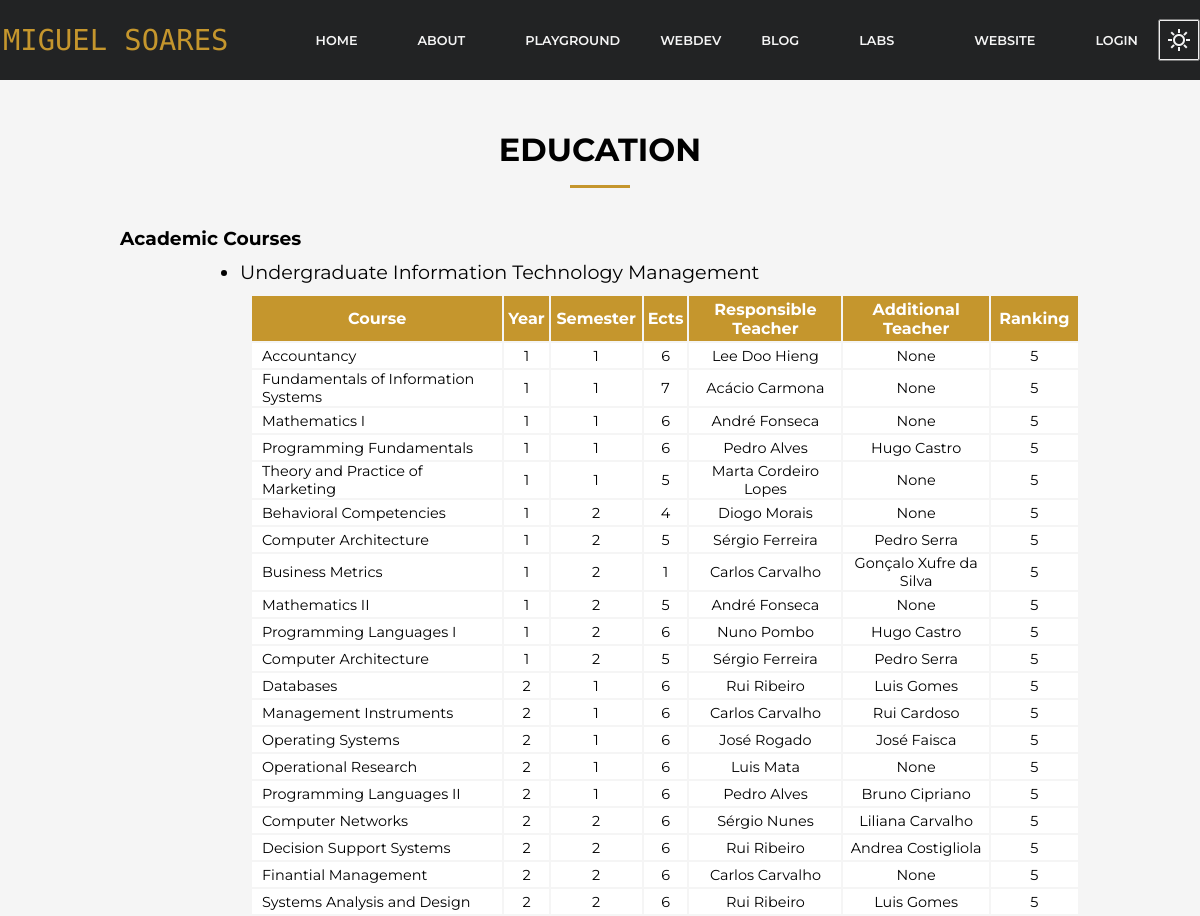
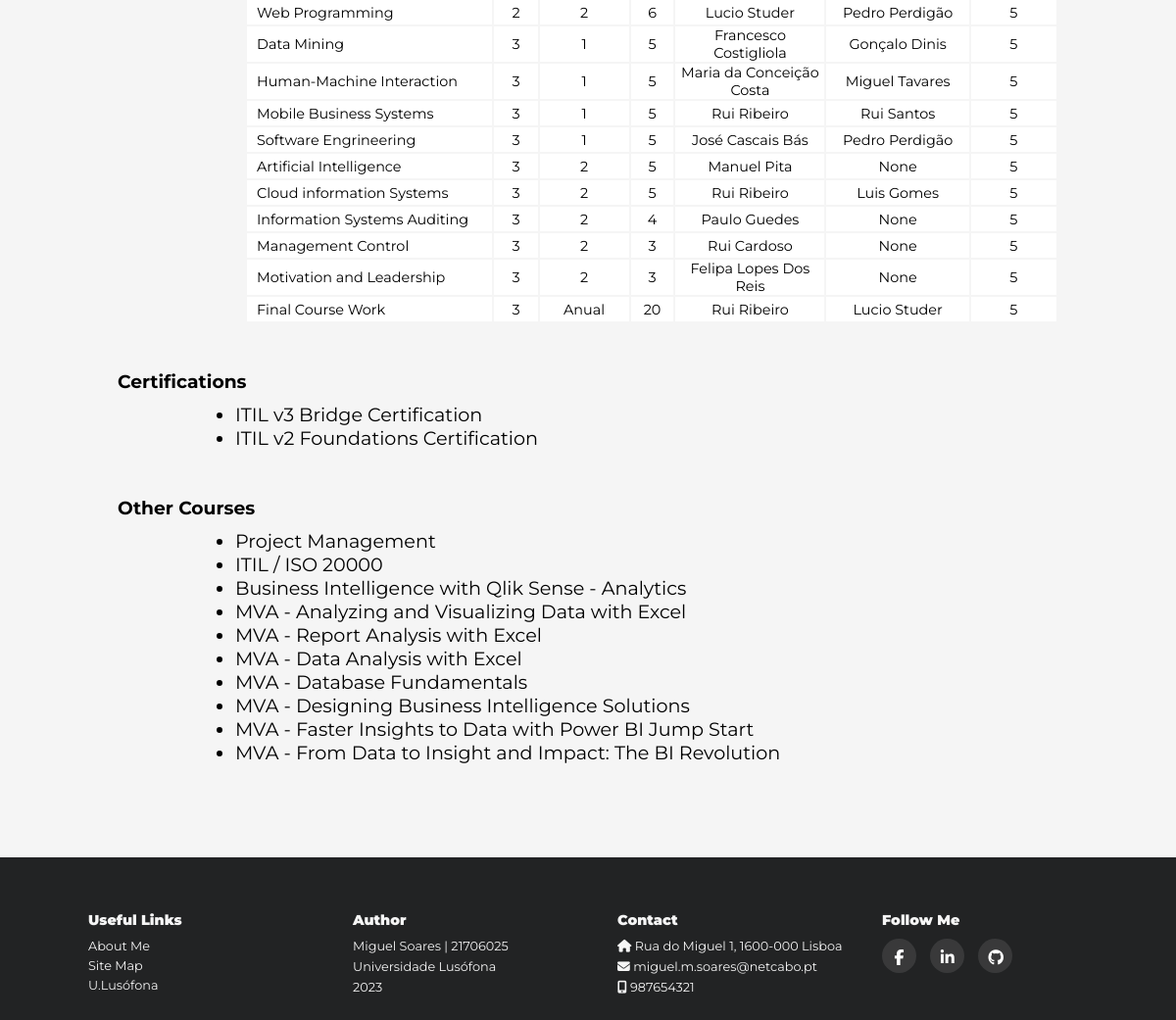
Screenshot of /courses with the database file from the repository (2 pictures, top to bottom).
### portfolio/models.py (models this page shows, shortened)
class Academic(models.Model):
    academic = models.CharField(max_length=50)

class CurricularUnit(models.Model):
    curricular_unit = models.CharField(max_length=50, default='')
    link = models.URLField()
    year = models.CharField(max_length=5, default='')
    semester = models.CharField(max_length=5, default='1')
    ects = models.IntegerField(default=1)
    responsible_teacher = models.ForeignKey(Teacher, on_delete=models.CASCADE, related_name='responsible_teachers',
                                            null=True, blank=True, default='')
    additional_teacher = models.ForeignKey(Teacher, on_delete=models.CASCADE, related_name='additional_teachers',
                                           null=True, blank=True, default='')
    ranking = models.PositiveIntegerField(default=5, validators=[MinValueValidator(1), MaxValueValidator(5)])
    academic = models.ForeignKey(Academic, on_delete=models.CASCADE, related_name='curricular_units')

class Teacher(models.Model):
    name = models.CharField(max_length=50)
    link = models.URLField(null=True, blank=True)
    def __str__(self):
        return self.name

class Certification(models.Model):
    certification = models.CharField(max_length=50)

class OtherCourse(models.Model):
    course = models.CharField(max_length=70)

### portfolio/views.py (the view)
# urls.py: path('courses', views.courses_page_view, name='courses'),
def courses_page_view(request):
    AcademicsList = Academic.objects.all()
    CurricularUnitsList = CurricularUnit.objects.all()
    OtherCoursesList = OtherCourse.objects.all()
    CertificationsList = Certification.objects.all()
    context = {'AcademicsList': AcademicsList,
               'OtherCoursesList': OtherCoursesList,
               'CertificationsList': CertificationsList,
               'CurricularUnitsList': CurricularUnitsList}
    return render(request, 'portfolio/courses.html', context)

### portfolio/templates/portfolio/courses.html (shortened to what this page needs)
{% extends 'portfolio/layout.html' %}
{% load static %}
{% block main %}
<h1 class="titulo-pagina">EDUCATION</h1>
<div class="page_content_formatting_10">
<h3 class="subject_title_formatting">Academic Courses</h3>
<div class="courses-lists">
    <ul>
        {% for academic in AcademicsList %}
        <li>{{ academic.academic }}</li>
        {% endfor %}
    </ul>
</div>
<table class="courses-tables" id="tables" border="0">
    <tr>
        <th width="350px" height="45px">Course</th>
        <th width="50px" height="45px">Year</th>
        <th width="100px" height="45px">Semester</th>
        <th width="50px" height="45px">Ects</th>
        <th width="190px" height="45px">Responsible Teacher</th>
        <th width="190px" height="45px">Additional Teacher</th>
        <th width="100px" height="45px">Ranking</th>
    </tr>
    {% for curricularUnit in CurricularUnitsList %}
    <tr>
        <td><a style="text-decoration: none" href= {{ curricularUnit.link }} target="_blank">{{ curricularUnit.curricular_unit }}</a></td>
        <td>{{ curricularUnit.year }}</td>
        <td>{{ curricularUnit.semester }}</td>
        <td>{{ curricularUnit.ects }}</td>
        <td>{{ curricularUnit.responsible_teacher }}</td>
        <td>{{ curricularUnit.additional_teacher }}</td>
        <td>{{ curricularUnit.ranking }}</td>
    </tr>
    {% endfor %}
</table>
<h3 class="subject_title_formatting">Certifications</h3>
<div class="courses-lists">
    <ul>
        {% for certification in CertificationsList %}
        <li>{{ certification.certification }}</li>
        {% endfor %}
    </ul>
</div>
<h3 class="subject_title_formatting">Other Courses</h3>
<div class="courses-lists">
    <ul>
        {% for course in OtherCoursesList %}
        <li>{{ course.course }}</li>
        {% endfor %}
    </ul>
</div>
</div>
{% endblock %}

### portfolio/static/portfolio/css/style-light.css (style rules this page uses)
* { font-family: 'Montserrat', sans-serif; box-sizing: border-box; padding: 0; margin: 0; }
a { color: black; }
.titulo-pagina { display: flex; justify-content: center; position: relative; width: 100%; margin-top: 40px; margin-bottom: 40px; align-self: center; padding: 10px; font-size: 2rem; }
.titulo-pagina::after { content: ""; display: flex; align-self: center; position: absolute; left: 47.5%; bottom: -15%; background-color: #c5962d; height: 3px; box-sizing: border-box; width: 5%; }
.subject_title_formatting { margin-top: 5%; margin-bottom: 1%; }
.page_content_formatting_10 { margin-left: 10%; margin-right: 10%; }
.courses-lists { font-size: 1.2rem; height: auto; text-align: left; margin-left: 120px; margin-top: 10px; display: flex; }
.courses-tables { font-size: 0.9rem; height: auto; width: auto; text-align: left; margin-left: 130px; margin-top: 10px; margin-bottom: 20px; display: flex; left: 40px; }
#tables tr { background-color: white; height: 25px; padding-left: 5px; padding-right: 5px; }
#tables tr:nth-child(1) { background-color: #c5962d; color: white; font-size: 1rem; text-align: center; }
#tables td { text-align: center; padding-left: 5px; padding-right: 5px; }
#tables td:nth-child(1) { padding-left: 10px; text-align: left; color: black; }

### rows the page displays
Academic: academic "Undergraduate Information Technology Management"
CurricularUnit: curricular_unit "Accountancy", year "1", semester "1", ects "6", responsible_teacher "Lee Doo Hieng", additional_teacher "None", ranking "5"
CurricularUnit: curricular_unit "Fundamentals of Information Systems", year "1", semester "1", ects "7", responsible_teacher "Acácio Carmona", additional_teacher "None", ranking "5"
CurricularUnit: curricular_unit "Mathematics I", year "1", semester "1", ects "6", responsible_teacher "André Fonseca", additional_teacher "None", ranking "5"
CurricularUnit: curricular_unit "Programming Fundamentals", year "1", semester "1", ects "6", responsible_teacher "Pedro Alves", additional_teacher "Hugo Castro", ranking "5"
CurricularUnit: curricular_unit "Theory and Practice of Marketing", year "1", semester "1", ects "5", responsible_teacher "Marta Cordeiro Lopes", additional_teacher "None", ranking "5"
CurricularUnit: curricular_unit "Behavioral Competencies", year "1", semester "2", ects "4", responsible_teacher "Diogo Morais", additional_teacher "None", ranking "5"
CurricularUnit: curricular_unit "Computer Architecture", year "1", semester "2", ects "5", responsible_teacher "Sérgio Ferreira", additional_teacher "Pedro Serra", ranking "5"
CurricularUnit: curricular_unit "Business Metrics", year "1", semester "2", ects "1", responsible_teacher "Carlos Carvalho", additional_teacher "Gonçalo Xufre da Silva", ranking "5"
CurricularUnit: curricular_unit "Mathematics II", year "1", semester "2", ects "5", responsible_teacher "André Fonseca", additional_teacher "None", ranking "5"
CurricularUnit: curricular_unit "Programming Languages I", year "1", semester "2", ects "6", responsible_teacher "Nuno Pombo", additional_teacher "Hugo Castro", ranking "5"
CurricularUnit: curricular_unit "Computer Architecture", year "1", semester "2", ects "5", responsible_teacher "Sérgio Ferreira", additional_teacher "Pedro Serra", ranking "5"
CurricularUnit: curricular_unit "Databases", year "2", semester "1", ects "6", responsible_teacher "Rui Ribeiro", additional_teacher "Luis Gomes", ranking "5"
CurricularUnit: curricular_unit "Management Instruments", year "2", semester "1", ects "6", responsible_teacher "Carlos Carvalho", additional_teacher "Rui Cardoso", ranking "5"
CurricularUnit: curricular_unit "Operating Systems", year "2", semester "1", ects "6", responsible_teacher "José Rogado", additional_teacher "José Faisca", ranking "5"
CurricularUnit: curricular_unit "Operational Research", year "2", semester "1", ects "6", responsible_teacher "Luis Mata", additional_teacher "None", ranking "5"
CurricularUnit: curricular_unit "Programming Languages II", year "2", semester "1", ects "6", responsible_teacher "Pedro Alves", additional_teacher "Bruno Cipriano", ranking "5"
CurricularUnit: curricular_unit "Computer Networks", year "2", semester "2", ects "6", responsible_teacher "Sérgio Nunes", additional_teacher "Liliana Carvalho", ranking "5"
CurricularUnit: curricular_unit "Decision Support Systems", year "2", semester "2", ects "6", responsible_teacher "Rui Ribeiro", additional_teacher "Andrea Costigliola", ranking "5"
CurricularUnit: curricular_unit "Finantial Management", year "2", semester "2", ects "6", responsible_teacher "Carlos Carvalho", additional_teacher "None", ranking "5"
CurricularUnit: curricular_unit "Systems Analysis and Design", year "2", semester "2", ects "6", responsible_teacher "Rui Ribeiro", additional_teacher "Luis Gomes", ranking "5"
CurricularUnit: curricular_unit "Web Programming", year "2", semester "2", ects "6", responsible_teacher "Lucio Studer", additional_teacher "Pedro Perdigão", ranking "5"
CurricularUnit: curricular_unit "Data Mining", year "3", semester "1", ects "5", responsible_teacher "Francesco Costigliola", additional_teacher "Gonçalo Dinis", ranking "5"
CurricularUnit: curricular_unit "Human-Machine Interaction", year "3", semester "1", ects "5", responsible_teacher "Maria da Conceição Costa", additional_teacher "Miguel Tavares", ranking "5"
CurricularUnit: curricular_unit "Mobile Business Systems", year "3", semester "1", ects "5", responsible_teacher "Rui Ribeiro", additional_teacher "Rui Santos", ranking "5"
CurricularUnit: curricular_unit "Software Engrineering", year "3", semester "1", ects "5", responsible_teacher "José Cascais Bás", additional_teacher "Pedro Perdigão", ranking "5"
CurricularUnit: curricular_unit "Artificial Intelligence", year "3", semester "2", ects "5", responsible_teacher "Manuel Pita", additional_teacher "None", ranking "5"
CurricularUnit: curricular_unit "Cloud information Systems", year "3", semester "2", ects "5", responsible_teacher "Rui Ribeiro", additional_teacher "Luis Gomes", ranking "5"
CurricularUnit: curricular_unit "Information Systems Auditing", year "3", semester "2", ects "4", responsible_teacher "Paulo Guedes", additional_teacher "None", ranking "5"
CurricularUnit: curricular_unit "Management Control", year "3", semester "2", ects "3", responsible_teacher "Rui Cardoso", additional_teacher "None", ranking "5"
CurricularUnit: curricular_unit "Motivation and Leadership", year "3", semester "2", ects "3", responsible_teacher "Felipa Lopes Dos Reis", additional_teacher "None", ranking "5"
CurricularUnit: curricular_unit "Final Course Work", year "3", semester "Anual", ects "20", responsible_teacher "Rui Ribeiro", additional_teacher "Lucio Studer", ranking "5"
Certification: certification "ITIL v3 Bridge Certification"
Certification: certification "ITIL v2 Foundations Certification"
OtherCourse: course "Project Management"
OtherCourse: course "ITIL / ISO 20000"
OtherCourse: course "Business Intelligence with Qlik Sense - Analytics"
OtherCourse: course "MVA - Analyzing and Visualizing Data with Excel"
OtherCourse: course "MVA - Report Analysis with Excel"
OtherCourse: course "MVA - Data Analysis with Excel"
OtherCourse: course "MVA - Database Fundamentals"
OtherCourse: course "MVA - Designing Business Intelligence Solutions"
OtherCourse: course "MVA - Faster Insights to Data with Power BI Jump Start"
OtherCourse: course "MVA - From Data to Insight and Impact: The BI Revolution"
